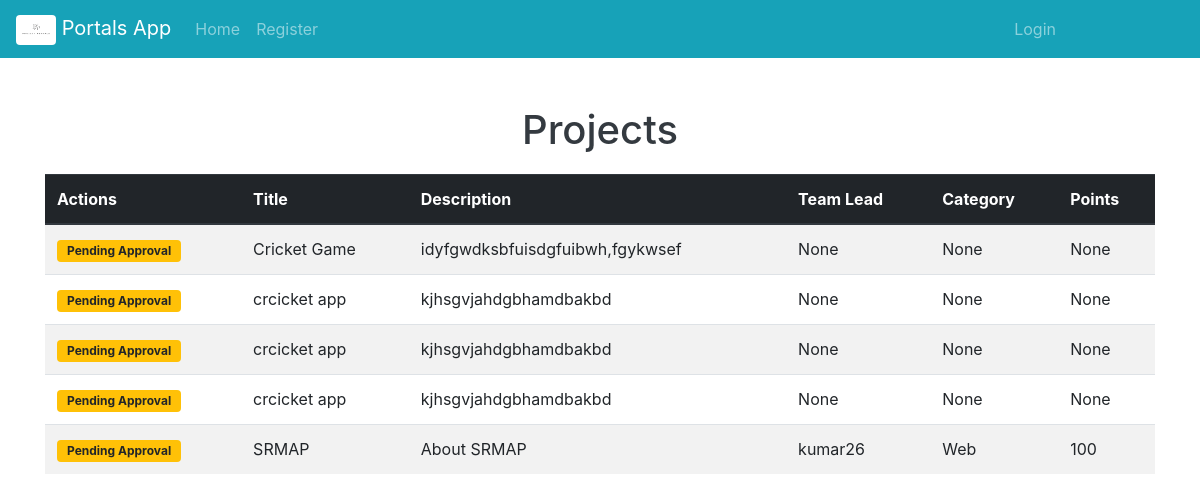
/projects/, run on the app's committed database.
### portalsapp/models.py (models this page shows, shortened)
class Project(models.Model):
    title = models.CharField(max_length=200,null=True,blank=True)
    description = models.TextField(null=True,blank=True)
    team_lead=models.CharField(max_length=200,null=True,blank=True)
    category=models.CharField(max_length=200,null=True,blank=True)
    points = models.IntegerField(null=True,blank=True)

### portalsapp/views.py (the view)
# urls.py: path('projects/', views.project_list, name='project_list'),
def project_list(request):
    projects = Project.objects.all()
    project_status = {status.project_id: {'approved': status.approved, 'started': status.started} for status in ProjectStatus.objects.all()}
    print("Project Status:", project_status)
    return render(request, 'html/project_list.html', {'projects': projects, 'project_status': project_status})

### portalsapp/templatetags/dict_utils.py (called while the page is built)
@register.filter(name='dict_get')
def dict_get(dictionary, key):
    return dictionary.get(key)

### templates/html/project_list.html (shortened to what this page needs)
{% extends 'html/base.html' %}
{% block content %}
{% load static %}
{% load dict_utils %}
<div class="container mt-5">
    <h1 class="text-center">Projects</h1>
    <div class="table-responsive">
        <table class="table table-hover table-striped">
            <thead class="thead-dark">
                <tr>
                    <th scope="col">Actions</th>
                    <th scope="col">Title</th>
                    <th scope="col">Description</th>
                    <th scope="col">Team Lead</th>
                    <th scope="col">Category</th>
                    <th scope="col">Points</th>
                </tr>
            </thead>
            <tbody>
                {% for project in projects %}
                <tr>
                    <td>
                        {% with project_status|dict_get:project.id as status %}
                            {% if status %}
                                {% if status.approved %}
                                    {% if status.started %}
                                        <a href="{% url 'project_detail' project.id %}" class="btn btn-info btn-sm">
                                            <i class="fas fa-eye"></i> View Project
                                        </a>
                                    {% else %}
                                        <form method="post" action="{% url 'start_project_work' project.id %}" style="display:inline;">
                                            {% csrf_token %}
                                            <button type="submit" class="btn btn-primary btn-sm start-working-btn">
                                                <i class="fas fa-play"></i> Start Working
                                            </button>
                                        </form>
                                    {% endif %}
                                {% else %}
                                    <span class="badge badge-warning">Pending Approval</span>
                                {% endif %}
                            {% else %}
                                <span class="badge badge-warning">Pending Approval</span>
                            {% endif %}
                        {% endwith %}
                    </td>
                    <td>{{ project.title }}</td>
                    <td>{{ project.description }}</td>
                    <td>{{ project.team_lead }}</td>
                    <td>{{ project.category }}</td>
                    <td>{{ project.points }}</td>
                </tr>
                {% endfor %}
            </tbody>
        </table>
    </div>
</div>
<link rel="stylesheet" href="https://cdnjs.cloudflare.com/ajax/libs/font-awesome/5.15.4/css/all.min.css">
{% endblock %}

### templates/html/base.html (shortened to what this page needs)
{% load static %}
<!DOCTYPE html>
<html>
<head>
	<link rel="stylesheet" type="text/css" href="{% static 'css/bootstrap.min.css' %}">
</head>
<body>
	{% include 'html/navbar.html' %}
	{% block content %}
	{% endblock %}
</body>
</html>

### templates/html/navbar.html (shortened to what this page needs)
{% load static %}
<nav class="navbar navbar-expand-sm bg-info navbar-dark">
  <a class="navbar-brand" href="#">
    <img src="{% static 'pp.jpg' %}" alt="logo" class="rounded" width="40px" height="30px"> Portals App
  </a>
  <div class="collapse navbar-collapse" id="collapsibleNavbar">
    <ul class="navbar-nav">
      {% if not user.is_authenticated %}
      <li class="nav-item">
        <a class="nav-link {% if request.path == '/' %}active{% endif %}" href="{% url 'hm' %}">Home</a>
      </li>
      <li class="nav-item">
        <a class="nav-link {% if request.path == '/register' %}active{% endif %}" href="{% url 'register' %}">Register</a>
      </li>
      {% endif %}
    </ul>
    <ul class="navbar-nav ml-auto" style="margin-right:120px">
      {% if not user.is_authenticated %}
      <li class="nav-item">
        <a class="nav-link {% if request.path == '/lgn/' %}active{% endif %}" href="{% url 'lg' %}">Login</a>
      </li>
      {% endif %}
    </ul>
  </div>
</nav>

### templates/html/project_list.html (style rules this page uses)
h1 { color: #343a40; margin-bottom: 20px; }
.badge-warning { padding: 5px 10px; }

### data on the page
Project: title "Cricket Game", description "idyfgwdksbfuisdgfuibwh,fgykwsef", team_lead "None", category "None", points "None"
Project: title "crcicket app", description "kjhsgvjahdgbhamdbakbd", team_lead "None", category "None", points "None"
Project: title "crcicket app", description "kjhsgvjahdgbhamdbakbd", team_lead "None", category "None", points "None"
Project: title "crcicket app", description "kjhsgvjahdgbhamdbakbd", team_lead "None", category "None", points "None"
Project: title "SRMAP", description "About SRMAP", team_lead "kumar26", category "Web", points "100"
